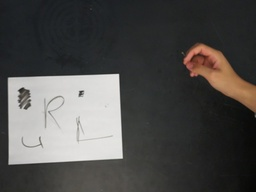
#> input picture images/image_proccessing_184345.jpg, 256 x 192 px, shrunk from 640 x 480 before the run, found by its file name
$ python -i image_processing.py   (imports and definitions only)
#> lines starting #> are read from the running program, lines starting #| are printed output that depends on the picture; after the words box and inside, x2 and y2 are one past the last pixel; in counts of white or black regions, pixels touching at a corner belong together
# -*- coding: utf-8 -*-
"""
Spyder Editor

This is a temporary script file.
"""
import cv2
import numpy as np
import matplotlib.pyplot as plt
from skimage.filters import threshold_otsu, gaussian
from skimage.feature import corner_peaks, corner_harris
from skimage.morphology import convex_hull_image
from skimage.transform import rescale
import math


def find_quadrilateral4(binary_image):
    """
    Finds the largest quadrilateral in a binary image.

    Args:
        binary_image (np.array): The input binary image.

    Returns:
        np.array: The image with the largest quadrilateral drawn around the largest contour.
        list: The coordinates of the quadrilateral corners.
        float: The area of the quadrilateral.
    """
    # Convert binary image to uint8 for OpenCV compatibility
    binary_uint8 = binary_image.astype(np.uint8)

    # Find contours
    contours, _ = cv2.findContours(binary_uint8, cv2.RETR_TREE, cv2.CHAIN_APPROX_SIMPLE)

    # Sort contours by area (largest first)
    contours = sorted(contours, key=cv2.contourArea, reverse=True)

    # Initialize variable to store the largest quadrilateral
    largest_quad = None
    largest_area = 0

    for contour in contours:
        # Approximate the contour to a polygon
        epsilon = 0.02 * cv2.arcLength(contour, True)
        approx = cv2.approxPolyDP(contour, epsilon, True)

        # Check if the approximated contour has 4 vertices (is a quadrilateral)
        if len(approx) == 4:
            area = cv2.contourArea(approx)
            if area< (binary_uint8.shape[0]*binary_uint8.shape[1]*.95*.95) and area > largest_area:
                largest_area = area
                largest_quad = approx

    # Draw the largest quadrilateral
    drawing = np.zeros((binary_uint8.shape[0], binary_uint8.shape[1], 3), dtype=np.uint8)
    if largest_quad is not None:
        color = (255, 255, 255)
        cv2.drawContours(drawing, [largest_quad], 0, color, 2)

    return drawing, [np.flip(i) for i in np.squeeze(largest_quad)], largest_area

# [35 lines left out: function find_quadrilateral3, not called in this run]


def show_image(image, title="Image", cmap_type='gray'):
    """
    Displays an image using matplotlib.

    Args:
        image (np.array): The input image.
        title (str): The title of the image.
        cmap_type (str): The colormap type.
    """
    plt.imshow(image, cmap=cmap_type)
    plt.title(title)
    plt.axis('off')
    plt.show()

def show_image_with_corners(image, coords, title="Corners detected"):
    """
    Displays an image with detected corners using matplotlib.

    Args:
        image (np.array): The input image.
        coords (list): The coordinates of the corners.
        title (str): The title of the image.
    """
    coords = np.array(coords)
    plt.imshow(image, interpolation='nearest', cmap='gray')
    plt.title(title)
    plt.plot(coords[:, 1], coords[:, 0], '+r', markersize=15)
    plt.axis('off')
    plt.show()

def good_fix_coords(raw_coords, center, chull):
    """
    Fixes the coordinates of the corners based on their distance from the center.

    Args:
        raw_coords (list): The raw coordinates of the corners.
        center (tuple): The center of the convex hull.
        chull (np.array): The convex hull image.

    Returns:
        list: The fixed coordinates of the corners.
    """
    def angle(p):
        if p[1] - center[1] > 0:
            a = math.atan((-p[0] + center[0]) / (p[1] - center[1]))
        else:
            a = math.atan((-p[0] + center[0]) / (p[1] - center[1]))
            a += np.pi
        a -= 1 * np.pi / 2
        a = a if a > 0 else a + 2 * np.pi
        return a

    coords = sorted(raw_coords, key=lambda a: ((center[0] - a[0]) ** 2 + (center[1] - a[1]) ** 2) ** .5)[-4:]

    # Order is in terms of degrees from positive x axis
    coords = sorted(coords, key=angle)
    return coords

def points8matrix(coords, area, dimensions):
    """
    Computes the affine transformation matrix from the given coordinates and dimensions.

    Args:
        coords (list): The coordinates of the corners.
        area (float): The area of the convex hull.
        dimensions (tuple): The dimensions of the output image.

    Returns:
        np.array: The affine transformation matrix.
    """

    x = (area / (dimensions[0] * dimensions[1])) ** .5
    height = round(dimensions[0] * x)
    width = round(dimensions[1] * x)
    rect_coords = np.array([
        [0, 0],
        [height, 0],
        [height, width]
    ])

    # Construct the system of equations
    A = []
    b = []
    for (x, y), (X, Y) in zip(coords[:3], rect_coords):
        A.append([x, y, 0, 0, 1, 0])
        A.append([0, 0, x, y, 0, 1])
        b.append(X)
        b.append(Y)
    A = np.array(A)
    affine_params = np.linalg.solve(A, b)

    # Extract the affine transformation matrix
    a, b, c, d, e, f = affine_params

    affine_matrix = np.array([
        [a, b, e],
        [c, d, f],
        [0, 0, 1]
    ])
    return affine_matrix


# [47 lines left out: function points7matrix, not called in this run]

def apply_affine_transform(point, matrix):
    """
    Applies an affine transformation to a single point.

    Args:
        point (tuple): The (y, x) coordinates of the point.
        matrix (np.array): The 3x3 affine transformation matrix.

    Returns:
        np.array: The transformed (y, x) coordinates.
    """
    y, x = point
    transformed = matrix @ np.array([y, x, 1])  # Apply the transformation
    return transformed[:2]  # Return only the (x, y) coordinates

def gaussian_kernel(n=3, mean_x=1.0, mean_y=1.0, sigma=.3):
    """
    Create a 3x3 Gaussian kernel with a slightly off-center peak.

    Args:
        n (int): The kernel size.
        mean_x (float): The x-coordinate of the Gaussian mean (default: 1.0).
        mean_y (float): The y-coordinate of the Gaussian mean (default: 1.0).
        sigma (float): The standard deviation of the Gaussian (default: 1.0).

    Returns:
        np.array: A 3x3 Gaussian kernel.
    """
    # Create a grid of coordinates
    x, y = np.meshgrid(np.arange(n), np.arange(n))
    # Compute the Gaussian function
    kernel = np.exp(-((x - mean_x)**2 + (y - mean_y)**2) / (2 * sigma**2))
    # Normalize the kernel so that the sum is 1
    kernel /= np.sum(kernel)
    return kernel

def colour(image, point, n=3):
    """
    Computes the color of a point in the image using a Gaussian kernel.

    Args:
        image (np.array): The input image.
        point (tuple): The (y, x) coordinates of the point.
        n (int): The kernel size.

    Returns:
        float: The color value of the point.
    """
    mean_y = point[0] - round(point[0])
    mean_x = point[1] - round(point[1])
    conv = gaussian_kernel(n=n, mean_x=1 + mean_x, mean_y=1 - mean_y)
    coloury = [conv[i, j] * image[round(point[0]) - 1 + i, round(point[1]) - 1 + j] for i in range(n) for j in range(n)]
    c = sum(coloury)

    return c

def affine_warp2(image, matrix, coords, isColor, sigma=1):
    """
    Applies an affine warp to the image using the given transformation matrix.

    Args:
        image (np.array): The input image.
        matrix (np.array): The affine transformation matrix.
        coords (list): The coordinates of the corners.
        isColor (bool): Whether the image is in color.
        sigma (float): The scaling factor.

    Returns:
        np.array: The warped image.
    """
    height, width = image.shape[:2]
    if len(image.shape) == 2:
        image = np.reshape(image, (height, width, 1))
    height1, width1 = apply_affine_transform(coords[2], matrix)
    height1 = round(height1)
    width1 = round(width1)
    warped_image = np.zeros((int((height1 + 1) * sigma), int((width1 + 1) * sigma), image.shape[2]), dtype=np.uint8 if isColor else np.float64)
    inv = np.linalg.inv(matrix)
    for y in range(int(height1 + 1) * sigma):
        for x in range(int((width1 + 1) * sigma)):
            y1, x1 = apply_affine_transform((y / sigma, x / sigma), inv)
            color = [colour(image[:, :, i], (y1, x1)) for i in range(image.shape[2])]
            warped_image[y, x] = np.array(color, dtype=np.uint8 if isColor else np.float64)
    return warped_image

def main(image_path=r'C:\\Users\\russe\\CodeStuff\\paCubeSat\\PA2425-CubeSat\\images\\image_proccessing_184345.jpg', dimensions=(8.5, 11), sigma=1):

    """
    Main function to process the image and apply affine transformation.

    Args:
        image_path (str): The path to the input image.
        dimensions (tuple): The dimensions of the output image.
        sigma (float): The scaling factor.

    Returns:
        tuple: The processed grayscale and color images.
    """
#> called with dimensions = (8.5, 11), sigma = 1
    # Load and preprocess the image
    image = cv2.cvtColor(cv2.imread(image_path), cv2.COLOR_BGR2RGB)
    image_gray = cv2.imread(image_path, cv2.IMREAD_GRAYSCALE)
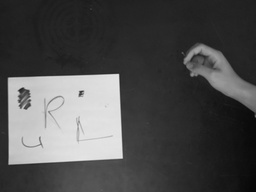
#> image_gray: shape (192, 256); min 6, max 233, mean 77.2
    show_image(image, "Original Image")

    # Apply CLAHE (Contrast Limited Adaptive Histogram Equalization)
    clahe = cv2.createCLAHE(clipLimit=40.0, tileGridSize=(8, 8))
    image_gaussian = gaussian(image_gray)
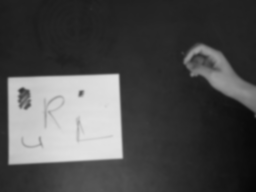
#> image_gaussian: shape (192, 256) float64; min 0.025, max 0.89, mean 0.303
    thresh = threshold_otsu(image_gaussian)
#> thresh = 0.476
    binary = image_gaussian > thresh
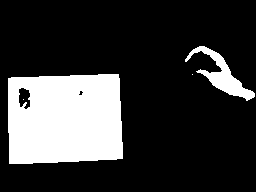
#> binary: shape (192, 256) bool; 21.7% white; 4 white regions (2 under 20 px)
    show_image(binary, "Thresholded Image")
    """
    # Find the convex hull of the binary image
    chull,raw_coords,area  = find_quadrilateral3(binary)
    show_image(chull, "Convex Hull")

    # Find the centroid and fix the coordinates of the corners
    centroid = np.mean(raw_coords, axis=0)
    coords = good_fix_coords(raw_coords, centroid, chull)
    show_image_with_corners(chull, coords, "Corners Detected")

    # Compute the affine transformation matrix
    matrix = points8matrix(coords,area, dimensions)
    """
    chull,raw_coords,area  = find_quadrilateral4(binary)
#> in find_quadrilateral4, `contours, _ = cv2.findContours(binary_uint8, cv2.RETR_TREE, cv2.CHAIN_..`: contours = 6 contours, 3 with area under 20; largest, box (x1, y1, x2, y2) and area: (8, 74, 123, 164) 9560, (185, 46, 255, 101) 976, (18, 87, 31, 110) 206
#> the loop in find_quadrilateral4, `for contour in contours:` made 6 passes
#> (epsilon, area, largest_area, largest_quad) on pass 1: (7.96, 9433, 9433, [[118, 74], [8, 78], [9, 163], [122, 158]])
#> epsilon on passes 2 to 4: 5.27, 1.51, 0.318
#> after the loop in find_quadrilateral4, `for contour in contours:`: largest_area = 9433
#> in find_quadrilateral4, `cv2.drawContours(drawing, [largest_quad], 0, color, 2)`:
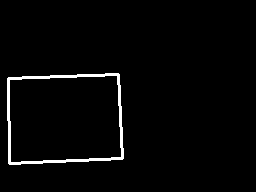
#> drawing: shape (192, 256, 3); 2.4% white; 1 white region, box (x1, y1, x2, y2) and area: (7, 73, 124, 165) 1172
#> raw_coords = [[74, 118], [78, 8], [163, 9], [158, 122]]; area = 9433
    show_image(chull,"chull")


    # Compute the centroid
    centroid = np.mean(raw_coords, axis=0)
#> centroid = [118.2, 64.25]
    coords = good_fix_coords(raw_coords, centroid, chull)
#> in good_fix_coords, `coords = sorted(raw_coords, key=lambda a: ((center[0] - a[0]) ** 2 + (..`: coords = [[78, 8], [74, 118], [158, 122], [163, 9]]
#> in angle, `a = math.atan((-p[0] + center[0]) / (p[1] - center[1]))`: a = -0.621
#> in angle, `a += np.pi`: a = 2.52
#> in angle, `a -= 1 * np.pi / 2`: a = 0.95
#> in good_fix_coords, `coords = sorted(coords, key=angle)`: coords = [[78, 8], [163, 9], [158, 122], [74, 118]]
#> coords = [[78, 8], [163, 9], [158, 122], [74, 118]]
    show_image_with_corners(chull, coords)
#> in show_image_with_corners, `plt.show()`:
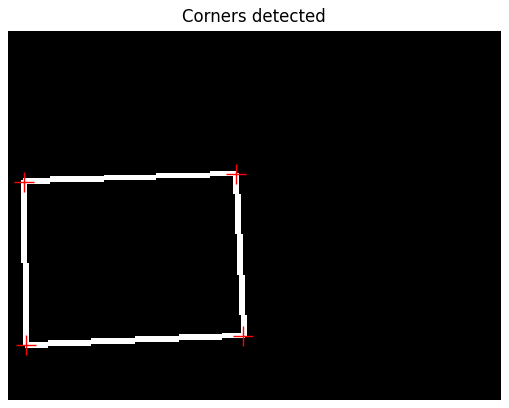
#> figure drawn by matplotlib, 1 panel

    matrix=points8matrix(coords, area,dimensions)
#> in points8matrix, `x = (area / (dimensions[0] * dimensions[1])) ** .5`: x = 10.04
#> in points8matrix, `height = round(dimensions[0] * x)`: height = 85
#> in points8matrix, `width = round(dimensions[1] * x)`: width = 110
#> in points8matrix, `rect_coords = np.array([ [0, 0], [height, 0], [height, width] ])`: rect_coords = [[0, 0], [85, 0], [85, 110]]
#> the loop in points8matrix, `for (x, y), (X, Y) in zip(coords[:3], rect_coords):` made 3 passes
#> (x, y, X, Y) on passes 1 to 3: (78, 8, 0, 0), (163, 9, 85, 0), (158, 122, 85, 110)
#> after the loop in points8matrix, `for (x, y), (X, Y) in zip(coords[:3], rect_coords):`: A = [[78, 8, 0, 0, 1, 0], [0, 0, 78, 8, 0, 1], [163, 9, 0, 0, 1, 0], [0, 0, 163, 9, 0, 1], [158, 122, 0, 0, 1, 0], [0, 0, 158, 122, 0, 1]]; b = [0, 0, 85, 0, 85, 110]
#> in points8matrix, `affine_params = np.linalg.solve(A, b)`: affine_params = [0.999, 0.0442, -0.0114, 0.973, -78.31, -6.89]
#> in points8matrix, `a, b, c, d, e, f = affine_params`: a = 0.999; b = 0.0442; c = -0.0114; d = 0.973; e = -78.31; f = -6.89
#> in points8matrix, `affine_matrix = np.array([ [a, b, e], [c, d, f], [0, 0, 1] ])`: affine_matrix = [[0.999, 0.0442, -78.31], [-0.0114, 0.973, -6.89], [0, 0, 1]]
#> matrix has the same summary as affine_matrix in points8matrix
    # Apply the affine warp to the grayscale and color images

    color_image = affine_warp2(image, matrix, coords, True)
#> in apply_affine_transform, `y, x = point`: y = 158; x = 122
#> in apply_affine_transform, `transformed = matrix @ np.array([y, x, 1])`: transformed = [85, 110, 1]
#> in affine_warp2, `height1, width1 = apply_affine_transform(coords[2], matrix)`: height1 = 85; width1 = 110
#> in affine_warp2, `inv = np.linalg.inv(matrix)`: inv = [[1, -0.0455, 78], [0.0118, 1.03, 8], [0, 0, 1]]
#> the loop in affine_warp2, `for y in range(int(height1 + 1) * sigma):` made 86 passes
#> after the loop in affine_warp2, `for y in range(int(height1 + 1) * sigma):`:
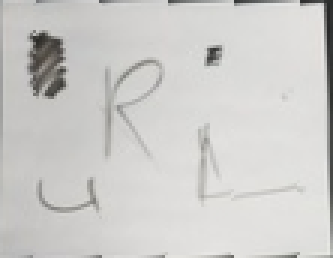
#> warped_image: shape (86, 111, 3) (shown 3 times larger); mean R, G, B 205.3, 204.6, 202.3
    show_image(color_image, "Please fucking work color")
    return color_image

>>> result = main()

$ run again, with images/image_proccessing_184040.jpg copied over images/image_proccessing_184345.jpg
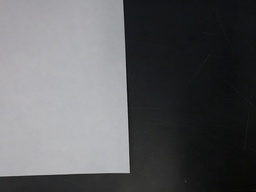
#> input picture images/image_proccessing_184040.jpg, 256 x 192 px, shrunk from 640 x 480 before the run, found by its file name
#> thresh = 0.39
#> in main, `binary = image_gaussian > thresh`:
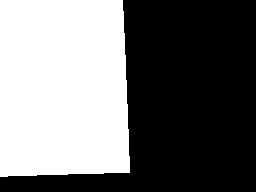
#> binary: shape (192, 256) bool; 45% white; 1 white region
#> contours = 1 contour; box (x1, y1, x2, y2) and area: (0, 0, 130, 177) 21838
#> the loop in find_quadrilateral4, `for contour in contours:` made 1 pass
#> (epsilon, area, largest_area, largest_quad) on pass 1: (12.07, 21844, 21844, [[0, 0], [0, 176], [129, 172], [122, 0]])
#> after the loop in find_quadrilateral4, `for contour in contours:`: largest_area = 21844
#> drawing: shape (192, 256, 3); 3% white; 1 white region, box (x1, y1, x2, y2) and area: (0, 0, 131, 178) 1493
#> in main, `chull,raw_coords,area  = find_quadrilateral4(binary)`: raw_coords = [[0, 0], [176, 0], [172, 129], [0, 122]]; area = 21844
#> centroid = [87, 62.75]
#> in good_fix_coords, `coords = sorted(raw_coords, key=lambda a: ((center[0] - a[0]) ** 2 + (..`: coords = [[0, 122], [0, 0], [172, 129], [176, 0]]
#> in angle, `a = math.atan((-p[0] + center[0]) / (p[1] - center[1]))`: a = 0.973
#> in angle, `a -= 1 * np.pi / 2`: a = -0.598
#> in angle, `a = a if a > 0 else a + 2 * np.pi`: a = 5.69
#> in good_fix_coords, `coords = sorted(coords, key=angle)`: coords = [[0, 0], [176, 0], [172, 129], [0, 122]]
#> in points8matrix, `x = (area / (dimensions[0] * dimensions[1])) ** .5`: x = 15.28
#> in points8matrix, `height = round(dimensions[0] * x)`: height = 130
#> in points8matrix, `width = round(dimensions[1] * x)`: width = 168
#> rect_coords = [[0, 0], [130, 0], [130, 168]]
#> the loop in points8matrix, `for (x, y), (X, Y) in zip(coords[:3], rect_coords):` made 3 passes
#> (x, y, X, Y) on passes 1 to 3: (0, 0, 0, 0), (176, 0, 130, 0), (172, 129, 130, 168)
#> after the loop in points8matrix, `for (x, y), (X, Y) in zip(coords[:3], rect_coords):`: A = [[0, 0, 0, 0, 1, 0], [0, 0, 0, 0, 0, 1], [176, 0, 0, 0, 1, 0], [0, 0, 176, 0, 0, 1], [172, 129, 0, 0, 1, 0], [0, 0, 172, 129, 0, 1]]; b = [0, 0, 130, 0, 130, 168]
#> affine_params = [0.739, 0.0229, 0, 1.3, 0, 0]
#> in points8matrix, `a, b, c, d, e, f = affine_params`: a = 0.739; b = 0.0229; c = 0; d = 1.3; e = 0
#> affine_matrix = [[0.739, 0.0229, 0], [0, 1.3, 0], [0, 0, 1]]
#> in apply_affine_transform, `y, x = point`: y = 172; x = 129
#> transformed = [130, 168, 1]
#> height1 = 130; width1 = 168
#> inv = [[1.35, -0.0238, 0], [0, 0.768, 0], [0, 0, 1]]
#> the loop in affine_warp2, `for y in range(int(height1 + 1) * sigma):` made 131 passes
#> after the loop in affine_warp2, `for y in range(int(height1 + 1) * sigma):`:
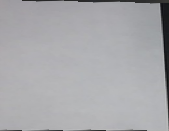
#> warped_image: shape (131, 169, 3); mean R, G, B 168.4, 168.5, 171.8
